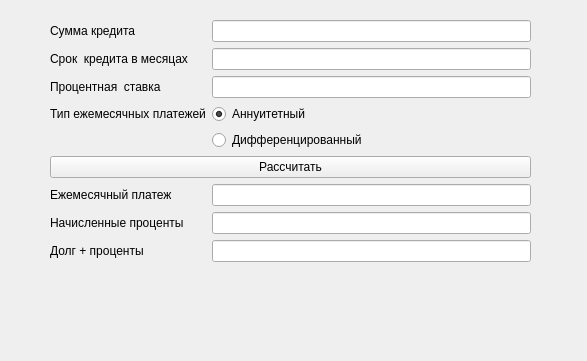
<?xml version="1.0" encoding="UTF-8"?>
<ui version="4.0">
 <class>CreditView</class>
 <widget class="QWidget" name="CreditView">
  <property name="geometry">
   <rect>
    <x>0</x>
    <y>0</y>
    <width>587</width>
    <height>361</height>
   </rect>
  </property>
  <property name="windowTitle">
   <string>MainWindow</string>
  </property>
  <widget class="QWidget" name="centralwidget" native="true">
   <property name="geometry">
    <rect>
     <x>0</x>
     <y>0</y>
     <width>581</width>
     <height>311</height>
    </rect>
   </property>
   <widget class="QWidget" name="formLayoutWidget">
    <property name="geometry">
     <rect>
      <x>50</x>
      <y>20</y>
      <width>481</width>
      <height>271</height>
     </rect>
    </property>
    <layout class="QFormLayout" name="formLayout">
     <item row="1" column="0">
      <widget class="QLabel" name="label_2">
       <property name="text">
        <string>Срок  кредита в месяцах</string>
       </property>
      </widget>
     </item>
     <item row="1" column="1">
      <widget class="QLineEdit" name="creditPeriod"/>
     </item>
     <item row="0" column="0">
      <widget class="QLabel" name="label">
       <property name="text">
        <string>Сумма кредита</string>
       </property>
      </widget>
     </item>
     <item row="0" column="1">
      <widget class="QLineEdit" name="creditAmount"/>
     </item>
     <item row="2" column="0">
      <widget class="QLabel" name="label_3">
       <property name="text">
        <string>Процентная  ставка</string>
       </property>
      </widget>
     </item>
     <item row="2" column="1">
      <widget class="QLineEdit" name="percentRate"/>
     </item>
     <item row="3" column="0">
      <widget class="QLabel" name="label_7">
       <property name="text">
        <string>Тип ежемесячных платежей</string>
       </property>
      </widget>
     </item>
     <item row="3" column="1">
      <widget class="QRadioButton" name="type_annuity">
       <property name="text">
        <string>Аннуитетный</string>
       </property>
       <property name="checked">
        <bool>true</bool>
       </property>
      </widget>
     </item>
     <item row="4" column="1">
      <widget class="QRadioButton" name="type_diff">
       <property name="text">
        <string>Дифференцированный</string>
       </property>
      </widget>
     </item>
     <item row="5" column="0" colspan="2">
      <widget class="QPushButton" name="creditEqual">
       <property name="text">
        <string>Рассчитать</string>
       </property>
      </widget>
     </item>
     <item row="6" column="0">
      <widget class="QLabel" name="label_4">
       <property name="text">
        <string>Ежемесячный платеж</string>
       </property>
      </widget>
     </item>
     <item row="6" column="1">
      <widget class="QLineEdit" name="monthlyPayment">
       <property name="readOnly">
        <bool>true</bool>
       </property>
      </widget>
     </item>
     <item row="7" column="0">
      <widget class="QLabel" name="label_5">
       <property name="text">
        <string>Начисленные проценты</string>
       </property>
      </widget>
     </item>
     <item row="7" column="1">
      <widget class="QLineEdit" name="overpayment">
       <property name="readOnly">
        <bool>true</bool>
       </property>
      </widget>
     </item>
     <item row="8" column="0">
      <widget class="QLabel" name="label_6">
       <property name="text">
        <string>Долг + проценты</string>
       </property>
      </widget>
     </item>
     <item row="8" column="1">
      <widget class="QLineEdit" name="totalPayment">
       <property name="readOnly">
        <bool>true</bool>
       </property>
      </widget>
     </item>
    </layout>
   </widget>
  </widget>
 </widget>
 <resources/>
 <connections/>
</ui>
